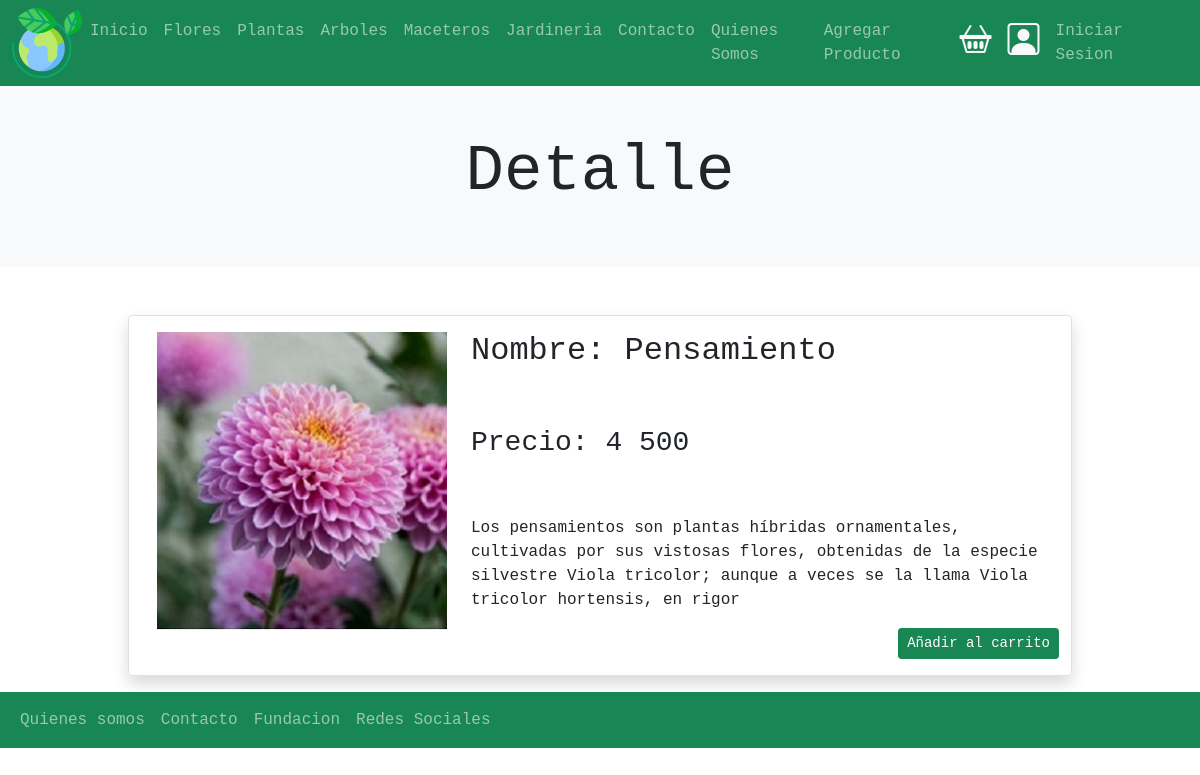
The page /mostrar_producto/3 on the database its author committed.
### floreriaWeb/models.py (models this page shows, shortened)
class Producto(models.Model):
    id_producto = models.AutoField(primary_key=True)
    nombre = models.CharField(max_length=50)
    precio = models.IntegerField()
    descripcion = models.TextField(max_length=200)
    imgen = models.ImageField(upload_to="productos",null=True)
    categoria =  models.ForeignKey(Categoria, on_delete=models.PROTECT)

### floreriaWeb/views.py (the view)
# urls.py: path('mostrar_producto/<id>',mostrar_producto, name="mostrar_producto"),
def mostrar_producto(request,id):
    producto = get_object_or_404(Producto, id_producto=id)
    data = {
        'producto' : producto
    }
    return render(request,"floreriaWeb/mostrar_producto.html",data)

### floreriaWeb/context_processor.py (called while the page is built)
def total_carrito(request):
    total = 0
    if "carrito" in request.session.keys():
        for key, value in request.session["carrito"].items():
            total += int(value["acumulado"])
    return {"total_carrito": total}

### floreriaWeb/templates/floreriaWeb/mostrar_producto.html
{% extends 'floreriaWeb/base.html' %}
{% load static %}
{% block contenido %}
{% load humanize %}
<section>
    <div class="p-5 bg-light">
        <div class="container">
            <h1 class="display-3 text-center bg-light">Detalle</h1>
        </div>
    </div>
</section>
<section>
        <div class="container mt-5">
          <div class="row shadow m-3 border rounded">
            <div class="col-sm-4">
                {% if producto.imgen %}
                <img src="{{ producto.imgen.url }} " alt="imagen" class="img-fluid m-3">
            {% endif %}
            </div>
            <div class="col-sm-8">
              <h2 class="m-3">Nombre: {{ producto.nombre | title}}</h2>
              <br>
              <h3 class="m-3">Precio: {{producto.precio | intcomma}}</h3>
              <br>
              <p class="m-3">{{producto.descripcion}}</p>
                <div class="d-flex justify-content-end">
                  <a href="{% url 'agregar' producto.id_producto %}" class="btn btn-success btn-sm mb-3 " role="button">Añadir al carrito</a>
                </div>
              </div>
          </div>
        </div>
</section>
{% endblock contenido %}

### floreriaWeb/static/floreriaWeb/css/miestilo.css (style rules this page uses)
body { font-family: monospace; }
.container { width: 100%; max-width: 1000px; margin: auto; }

### rows shown on the page
Producto: imgen (picture), nombre "Pensamiento", precio "4 500", descripcion "Los pensamientos son plantas híbridas ornamentales, cultivadas por sus vistosas flores, obtenidas de la especie silvestre Viola tricolor; aunque a veces se la llama Viola tricolor hortensis, en rigor"
